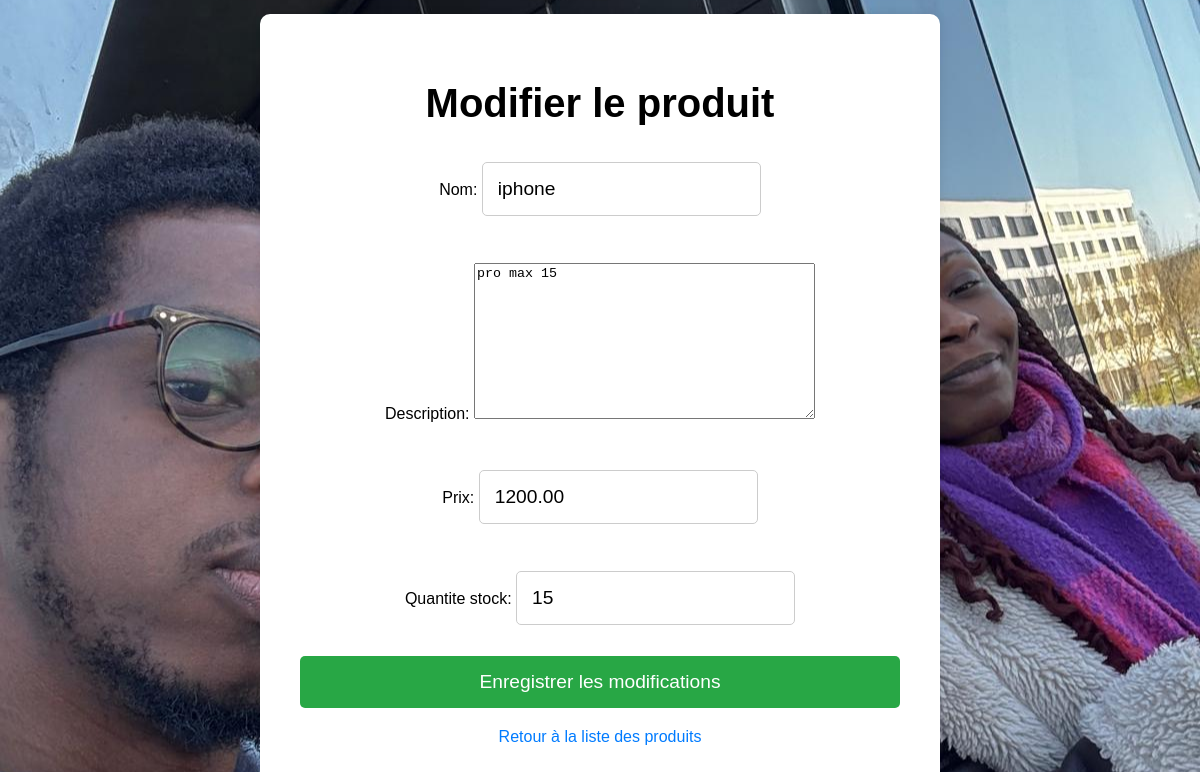
The app's page /inventaire/produit/modifier/1/ with its own data.
### inventaire/models.py (models this page shows, shortened)
class Produit(models.Model):
    nom = models.CharField(max_length=100)  # Le nom du produit
    description = models.TextField()        # La description du produit
    prix = models.DecimalField(max_digits=10, decimal_places=2)  # Le prix du produit
    quantite_stock = models.PositiveIntegerField()  # La quantité en stock

### inventaire/views.py (the view)
# urls.py: path('produit/modifier/<int:pk>/', views.modifier_produit, name='modifier_produit'),
def modifier_produit(request, pk):
    produit = get_object_or_404(Produit, pk=pk)
    if request.method == 'POST':
        form = ProduitForm(request.POST, instance=produit)
        if form.is_valid():
            form.save()
            return redirect('liste_produits')
    else:
        form = ProduitForm(instance=produit)
    return render(request, 'inventaire/modifier_produit.html', {'form': form})

### inventaire/forms.py
class ProduitForm(forms.ModelForm):
    class Meta:
        model = Produit  # Spécifie le modèle associé au formulaire
        fields = ['nom', 'description', 'prix', 'quantite_stock']  # Les champs à inclure dans le formulaire

### inventaire/templates/inventaire/modifier_produit.html (shortened to what this page needs)
<!DOCTYPE html>
<html lang="fr">
<head>
    {% load static %}
    <link rel="stylesheet" href="{% static 'css/style.css' %}">
</head>
<body>
    <div class="container">
        <h1>Modifier le produit</h1>
        <form method="POST">
            {{ form.as_p }}
            <button type="submit">Enregistrer les modifications</button>
        </form>
        <div class="back-link">
            <a href="{% url 'liste_produits' %}">Retour à la liste des produits</a>
        </div>
    </div>
</body>
</html>

### inventaire/static/css/style.css (style rules this page uses)
body { font-family: Arial, sans-serif; margin: 0; padding: 0; height: 100%; background: white url("images/background.jpg") no-repeat; background-size: cover; background-position: center; background-attachment: fixed; display: flex; justify-content: center; align-items: center; text-align: center; }

### inventaire/templates/inventaire/modifier_produit.html (style rules this page uses)
body { font-family: Arial, sans-serif; background-color: #f4f4f4; margin: 0; padding: 0; display: flex; justify-content: center; align-items: center; height: 100vh; }
.container { background-color: white; padding: 40px; border-radius: 10px; box-shadow: 0 0 10px rgba(0, 0, 0, 0.1); width: 100%; max-width: 600px; }
h1 { font-size: 2.5em; margin-bottom: 20px; text-align: center; }
form { display: flex; flex-direction: column; gap: 15px; }
form input { padding: 15px; font-size: 1.2em; border-radius: 5px; border: 1px solid #ccc; }
form button { background-color: #28a745; color: white; padding: 15px; font-size: 1.2em; border-radius: 5px; border: none; cursor: pointer; transition: background-color 0.3s ease; }
.back-link { text-align: center; margin-top: 20px; }
.back-link a { color: #007BFF; text-decoration: none; }

### records on screen
Produit: nom "iphone", description "pro max 15", prix "1200.00", quantite_stock "15"
